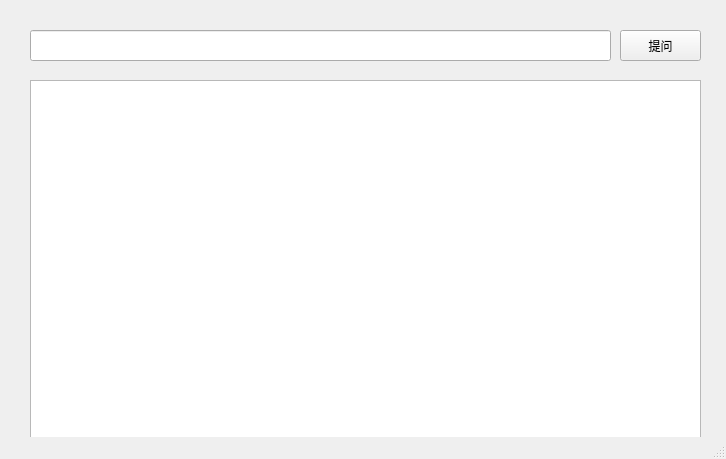
<?xml version="1.0" encoding="UTF-8"?>
<ui version="4.0">
 <class>MainWindow</class>
 <widget class="QMainWindow" name="MainWindow">
  <property name="geometry">
   <rect>
    <x>0</x>
    <y>0</y>
    <width>726</width>
    <height>459</height>
   </rect>
  </property>
  <property name="windowTitle">
   <string>MainWindow</string>
  </property>
  <widget class="QWidget" name="centralwidget">
   <widget class="QLineEdit" name="lineEdit">
    <property name="geometry">
     <rect>
      <x>30</x>
      <y>30</y>
      <width>581</width>
      <height>31</height>
     </rect>
    </property>
   </widget>
   <widget class="QTextEdit" name="textEdit">
    <property name="geometry">
     <rect>
      <x>30</x>
      <y>80</y>
      <width>671</width>
      <height>371</height>
     </rect>
    </property>
   </widget>
   <widget class="QPushButton" name="pushButton">
    <property name="geometry">
     <rect>
      <x>620</x>
      <y>30</y>
      <width>81</width>
      <height>31</height>
     </rect>
    </property>
    <property name="text">
     <string>提问</string>
    </property>
   </widget>
  </widget>
  <widget class="QStatusBar" name="statusbar"/>
 </widget>
 <resources/>
 <connections>
  <connection>
   <sender>pushButton</sender>
   <signal>clicked()</signal>
   <receiver>MainWindow</receiver>
   <slot>ask()</slot>
   <hints>
    <hint type="sourcelabel">
     <x>647</x>
     <y>30</y>
    </hint>
    <hint type="destinationlabel">
     <x>707</x>
     <y>19</y>
    </hint>
   </hints>
  </connection>
 </connections>
 <slots>
  <slot>ask()</slot>
 </slots>
</ui>
